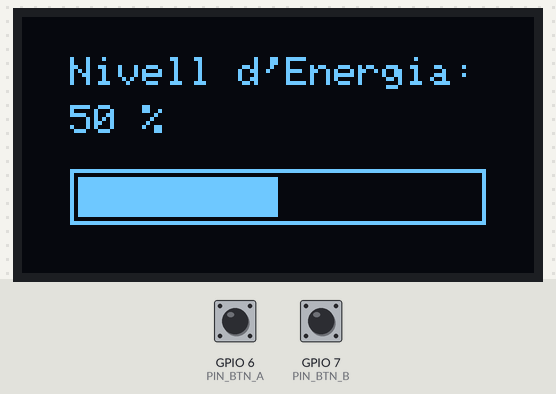
Bench run of a sketch on a simulated ESP32-S3. On the bench: 128×64 one-colour display. Inputs (shaded band) come from the test bench; at power-on: GPIO 6 (PIN_BTN_A) HIGH, GPIO 7 (PIN_BTN_B) HIGH.

Above: at 1.2 s.
1.3 s: GPIO 6 (PIN_BTN_A) pulled LOW for 1 s
At 3.5 s:
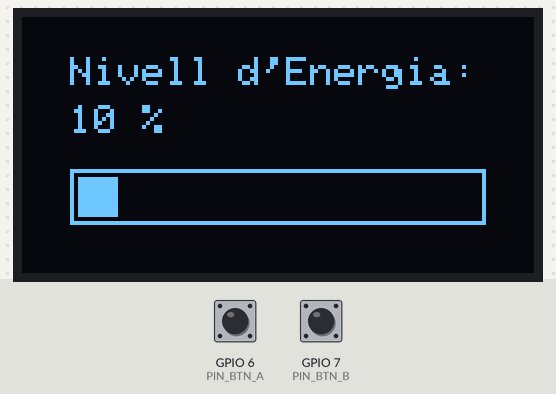
3.8 s: GPIO 7 (PIN_BTN_B) pulled LOW for 3.2 s
At 6.6 s:
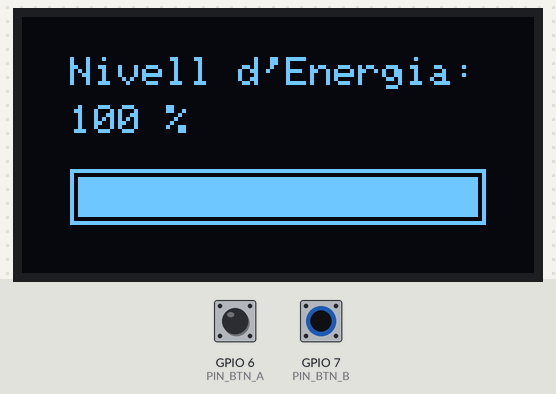
8.5 s: GPIO 6 (PIN_BTN_A) pulled LOW for 3.2 s
At 11.6 s:
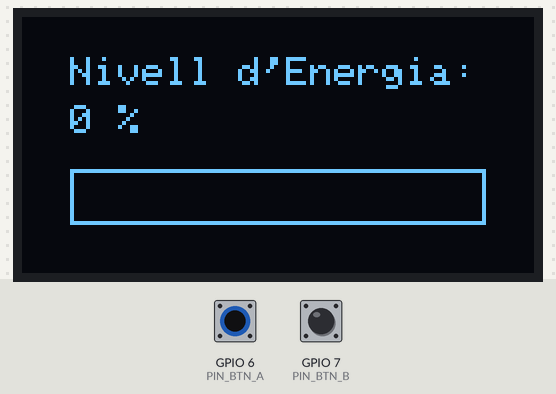
Timing chart, 0 to 13.1 s (numbered marks = the images above; inputs shaded):
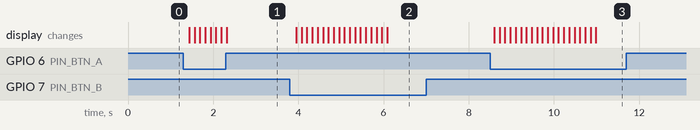

Measured:
- after the input at 1.3 s, the display: first changes after 0.14 s (image 1 shows a later state)
- after the input at 3.8 s, the display: first changes after 0.15 s (image 2 shows a later state)
- after the input at 8.5 s, the display: first changes after 0.10 s (image 3 shows a later state)

The sketch:

barra_energia.ino
```cpp
#include <Wire.h>
#include <Adafruit_GFX.h>
#include <Adafruit_SSD1306.h>

#define SCREEN_WIDTH 128
#define SCREEN_HEIGHT 64
Adafruit_SSD1306 display(SCREEN_WIDTH, SCREEN_HEIGHT, &Wire, -1);

// Pins I2C i Botons
const int PIN_SDA = 3;
const int PIN_SCL = 4;
const int PIN_BTN_A = 6;  // Botó Esquerre (Baixar energia)
const int PIN_BTN_B = 7;  // Botó Dret (Pujar energia)

// Aquesta és la variable clau! Comencem amb l'energia a la meitat.
int energia = 50;

void setup() {
  Serial.begin(115200);

  pinMode(PIN_BTN_A, INPUT_PULLUP);
  pinMode(PIN_BTN_B, INPUT_PULLUP);

  Wire.begin(PIN_SDA, PIN_SCL);
  if(!display.begin(SSD1306_SWITCHCAPVCC, 0x3C)) {
    Serial.println(F("Error d'OLED"));
    while(true);
  }
}

void loop() {
  // 1. LLEGIM ELS BOTONS
  // Si premem el botó A, restem 5 punts d'energia
  if (digitalRead(PIN_BTN_A) == LOW) {
    energia = energia - 5;
  }

  // Si premem el botó B, sumem 5 punts d'energia
  if (digitalRead(PIN_BTN_B) == LOW) {
    energia = energia + 5;
  }

  // 2. POSEM LÍMITS (No podem tenir energia negativa ni més de 100)
  if (energia < 0) {
    energia = 0;
  }
  if (energia > 100) {
    energia = 100;
  }

  // 3. DIBUIXEM A LA PANTALLA
  display.clearDisplay(); // Netegem la pantalla anterior

  // Escrivim el títol i el número exacte
  display.setTextSize(1);
  display.setTextColor(SSD1306_WHITE);
  display.setCursor(12, 10);
  display.print("Nivell d'Energia:");
  display.setCursor(12, 22);
  display.print(energia);
  display.print(" %");

  // Dibuixem el MARC EXTERIOR (Buit)
  // Posició X=12, Y=38. Amplada=104, Alçada=14
  // Ho fem una mica més gran perquè hi càpiga el farcit a dins
  display.drawRect(12, 38, 104, 14, SSD1306_WHITE);

  // DIBUIXEM LA BARRA INTERIOR (Plena)
  // Fixa't bé: l'amplada ve donada per la variable "energia"!
  // Posició X=14, Y=40. Alçada=10
  display.fillRect(14, 40, energia, 10, SSD1306_WHITE);

  // Enviem tot a l'OLED
  display.display();

  // Una petita pausa perquè els números no sumin massa ràpid
  delay(100);
}
```
